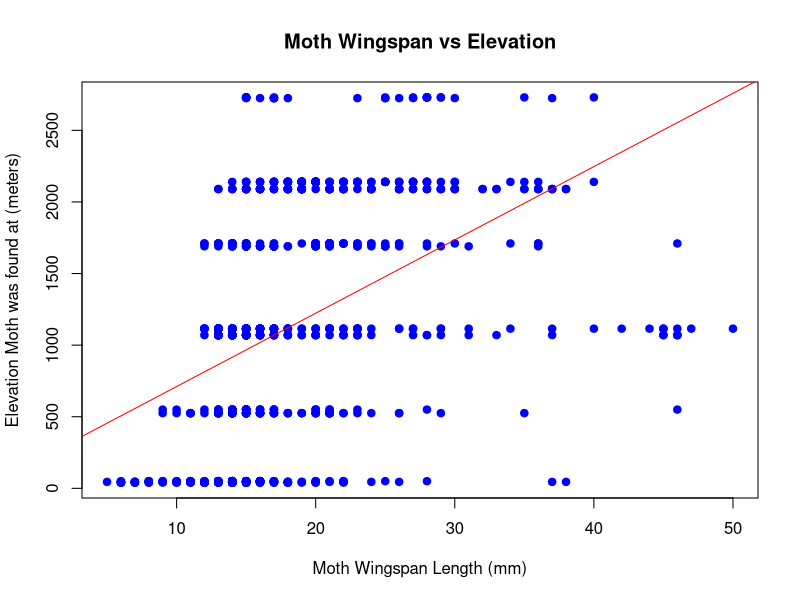

This chart was generated by the following R code:
setwd("C:\\Users\\PCUSER\\Desktop\\Evolution\\Tasks\\Project\\data")
MothData <- read.csv(file = "Appendix_Raw_Winglength.csv")
head(MothData)
nrow(MothData)
#added genus/species names to data based on other data in the collection.

plot(MothData$FWL, MothData$Elevation, type="p", pch=19, xlab="Moth Wingspan Length (mm)", ylab="Elevation Moth was found at (meters)", main="Moth Wingspan vs Elevation", col="blue")
Line <- lm(MothData$Elevation ~ MothData$FWL)
abline(Line, col="red")
cor(MothData$FWL, MothData$Elevation)
#First graph completed
#Winglength vs Elevation
#0-500 meter elevation
Mothrange1 <- which(MothData$Elevation <= 500 )
MothRange1 <- MothData[Mothrange1,]
#501-1000 elevation

#1001-1500 elevation

#1501-2000 elevation

#2001-2500 elevation

#2501-3000 elevation
